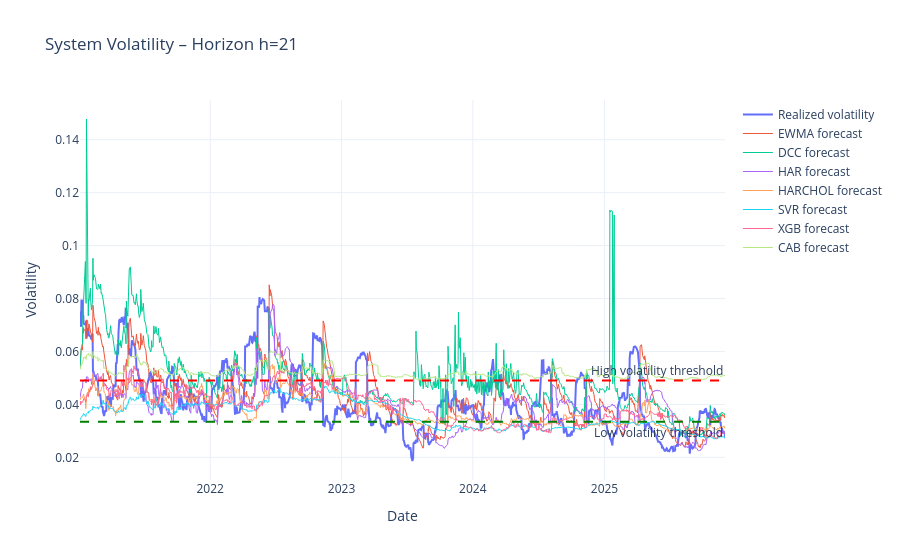

Notebook cell for this chart:
### Code cell
import plotly.graph_objects as go

fig = go.Figure()

# Realized volatility
fig.add_trace(go.Scatter(
    x=vol_df.index,
    y=vol_df["Realized"],
    mode="lines",
    name="Realized volatility",
    line=dict(width=2)
))

# Model forecasts
for model in models:
    
    fig.add_trace(go.Scatter(
        x=vol_df.index,
        y=vol_df[model],
        mode="lines",
        name=f"{model} forecast",
        line=dict(width=1)
    ))

# Low volatility threshold
fig.add_hline(
    y=low_threshold,
    line_dash="dash",
    line_color="green",
    annotation_text="Low volatility threshold",
    annotation_position="bottom right"
)

# High volatility threshold
fig.add_hline(
    y=high_threshold,
    line_dash="dash",
    line_color="red",
    annotation_text="High volatility threshold",
    annotation_position="top right"
)

fig.update_layout(
    title=f"System Volatility – Horizon h={H}",
    xaxis_title="Date",
    yaxis_title="Volatility",
    hovermode="x unified",
    template="plotly_white"
)

fig.show()

### Figure 1 — Plotly figure (JSON) as saved in the notebook; plotly's stock layout.template omitted (floating-point values rounded to 4 significant figures; data arrays with more than 128 entries replaced by an {"elided": "..."} marker saying what was removed)
{"data": [{"line": {"width": 2}, "mode": "lines", "name": "Realized volatility", "type": "scatter", "x": {"elided": "1235 str values"}, "y": {"elided": "1235 float values"}}, {"line": {"width": 1}, "mode": "lines", "name": "EWMA forecast", "type": "scatter", "x": {"elided": "1235 str values"}, "y": {"elided": "1235 float values"}}, {"line": {"width": 1}, "mode": "lines", "name": "DCC forecast", "type": "scatter", "x": {"elided": "1235 str values"}, "y": {"elided": "1235 float values"}}, {"line": {"width": 1}, "mode": "lines", "name": "HAR forecast", "type": "scatter", "x": {"elided": "1235 str values"}, "y": {"elided": "1235 float values"}}, {"line": {"width": 1}, "mode": "lines", "name": "HARCHOL forecast", "type": "scatter", "x": {"elided": "1235 str values"}, "y": {"elided": "1235 float values"}}, {"line": {"width": 1}, "mode": "lines", "name": "SVR forecast", "type": "scatter", "x": {"elided": "1235 str values"}, "y": {"elided": "1235 float values"}}, {"line": {"width": 1}, "mode": "lines", "name": "XGB forecast", "type": "scatter", "x": {"elided": "1235 str values"}, "y": {"elided": "1235 float values"}}, {"line": {"width": 1}, "mode": "lines", "name": "CAB forecast", "type": "scatter", "x": {"elided": "1235 str values"}, "y": {"elided": "1235 float values"}}], "layout": {"annotations": [{"showarrow": false, "text": "Low volatility threshold", "x": 1, "xanchor": "right", "xref": "x domain", "y": 0.03342, "yanchor": "top", "yref": "y"}, {"showarrow": false, "text": "High volatility threshold", "x": 1, "xanchor": "right", "xref": "x domain", "y": 0.04902, "yanchor": "bottom", "yref": "y"}], "hovermode": "x unified", "shapes": [{"line": {"color": "green", "dash": "dash"}, "type": "line", "x0": 0, "x1": 1, "xref": "x domain", "y0": 0.03342, "y1": 0.03342, "yref": "y"}, {"line": {"color": "red", "dash": "dash"}, "type": "line", "x0": 0, "x1": 1, "xref": "x domain", "y0": 0.04902, "y1": 0.04902, "yref": "y"}], "title": {"text": "System Volatility – Horizon h=21"}, "xaxis": {"title": {"text": "Date"}}, "yaxis": {"title": {"text": "Volatility"}}}}
